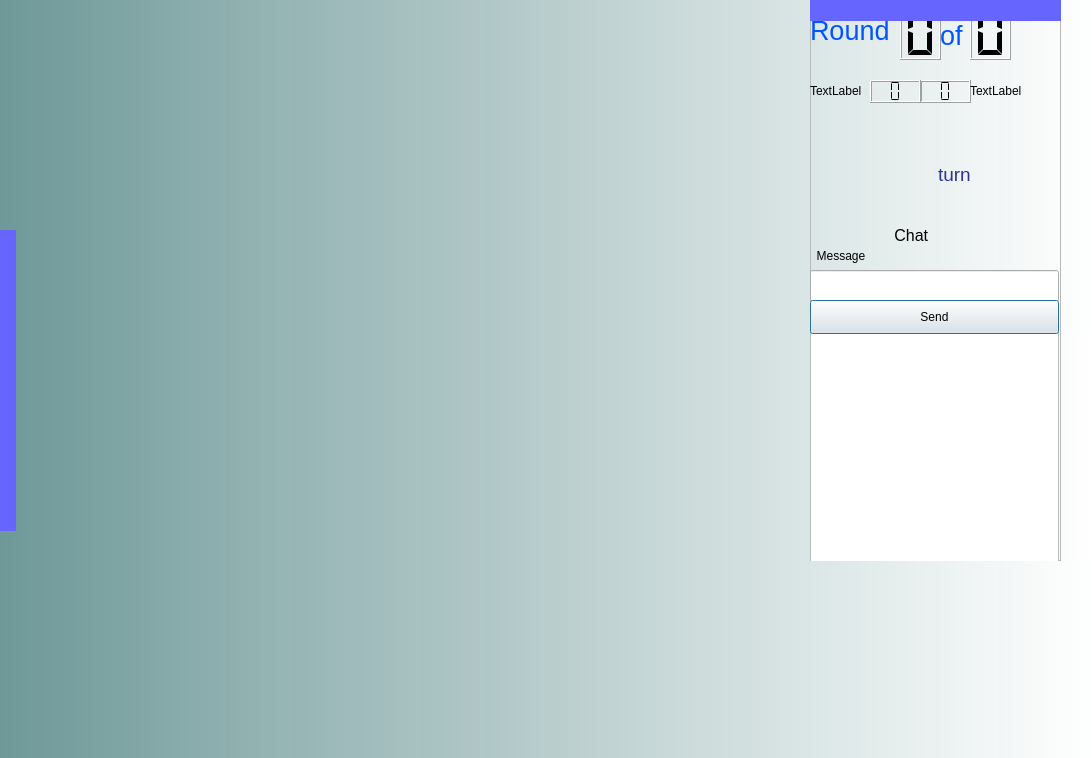
<?xml version="1.0" encoding="UTF-8"?>
<ui version="4.0">
 <class>Dialog</class>
 <widget class="QDialog" name="Dialog">
  <property name="geometry">
   <rect>
    <x>0</x>
    <y>0</y>
    <width>1092</width>
    <height>758</height>
   </rect>
  </property>
  <property name="windowTitle">
   <string>Dialog</string>
  </property>
  <property name="styleSheet">
   <string notr="true">#Dialog{
background-color:qlineargradient(spread:pad, x1:0, y1:0, x2:1, y2:0, stop:0 rgba(110, 152, 152, 238), stop:1 rgba(255, 255, 255, 255));
border-image:rgb(210, 213, 255);
border : none;
background-repeat: rgb(210, 213, 255);
}</string>
  </property>
  <widget class="QWidget" name="gridLayoutWidget">
   <property name="geometry">
    <rect>
     <x>20</x>
     <y>0</y>
     <width>791</width>
     <height>561</height>
    </rect>
   </property>
   <layout class="QGridLayout" name="grid"/>
  </widget>
  <widget class="QFrame" name="frame">
   <property name="geometry">
    <rect>
     <x>810</x>
     <y>0</y>
     <width>251</width>
     <height>561</height>
    </rect>
   </property>
   <property name="frameShape">
    <enum>QFrame::StyledPanel</enum>
   </property>
   <property name="frameShadow">
    <enum>QFrame::Raised</enum>
   </property>
   <widget class="QTextEdit" name="output">
    <property name="geometry">
     <rect>
      <x>0</x>
      <y>332</y>
      <width>249</width>
      <height>231</height>
     </rect>
    </property>
   </widget>
   <widget class="QLabel" name="label">
    <property name="geometry">
     <rect>
      <x>0</x>
      <y>240</y>
      <width>249</width>
      <height>31</height>
     </rect>
    </property>
    <property name="styleSheet">
     <string notr="true">#Widget {
background-color:qlineargradient(spread:pad, x1:0, y1:0, x2:1, y2:0, stop:0 rgba(110, 152, 152, 238), stop:1 rgba(255, 255, 255, 255));
border-image:rgb(246, 213, 250);
border : none;
background-repeat: rgb(210, 213, 255);
}</string>
    </property>
    <property name="text">
     <string>  Message</string>
    </property>
   </widget>
   <widget class="QLineEdit" name="input">
    <property name="geometry">
     <rect>
      <x>0</x>
      <y>270</y>
      <width>249</width>
      <height>32</height>
     </rect>
    </property>
   </widget>
   <widget class="QLabel" name="Chat">
    <property name="geometry">
     <rect>
      <x>0</x>
      <y>220</y>
      <width>249</width>
      <height>31</height>
     </rect>
    </property>
    <property name="font">
     <font>
      <pointsize>12</pointsize>
     </font>
    </property>
    <property name="text">
     <string>                   Chat</string>
    </property>
   </widget>
   <widget class="QPushButton" name="pushButton">
    <property name="geometry">
     <rect>
      <x>0</x>
      <y>300</y>
      <width>249</width>
      <height>34</height>
     </rect>
    </property>
    <property name="mouseTracking">
     <bool>true</bool>
    </property>
    <property name="text">
     <string>Send</string>
    </property>
   </widget>
   <widget class="QLCDNumber" name="score2">
    <property name="geometry">
     <rect>
      <x>110</x>
      <y>80</y>
      <width>51</width>
      <height>23</height>
     </rect>
    </property>
    <property name="digitCount">
     <number>1</number>
    </property>
    <property name="segmentStyle">
     <enum>QLCDNumber::Flat</enum>
    </property>
   </widget>
   <widget class="QLCDNumber" name="score1">
    <property name="geometry">
     <rect>
      <x>60</x>
      <y>80</y>
      <width>51</width>
      <height>23</height>
     </rect>
    </property>
    <property name="smallDecimalPoint">
     <bool>false</bool>
    </property>
    <property name="digitCount">
     <number>1</number>
    </property>
    <property name="segmentStyle">
     <enum>QLCDNumber::Flat</enum>
    </property>
   </widget>
   <widget class="QLabel" name="Player1">
    <property name="geometry">
     <rect>
      <x>0</x>
      <y>80</y>
      <width>71</width>
      <height>21</height>
     </rect>
    </property>
    <property name="text">
     <string>TextLabel</string>
    </property>
   </widget>
   <widget class="QLabel" name="Player2">
    <property name="geometry">
     <rect>
      <x>160</x>
      <y>80</y>
      <width>51</width>
      <height>21</height>
     </rect>
    </property>
    <property name="text">
     <string>TextLabel</string>
    </property>
   </widget>
   <widget class="QLabel" name="label_5">
    <property name="geometry">
     <rect>
      <x>128</x>
      <y>159</y>
      <width>51</width>
      <height>31</height>
     </rect>
    </property>
    <property name="text">
     <string>&lt;html&gt;&lt;head/&gt;&lt;body&gt;&lt;p&gt;&lt;span style=&quot; font-size:14pt; color:#2d339c;&quot;&gt;turn&lt;/span&gt;&lt;/p&gt;&lt;/body&gt;&lt;/html&gt;</string>
    </property>
   </widget>
   <widget class="QLabel" name="yourTurnName">
    <property name="geometry">
     <rect>
      <x>48</x>
      <y>157</y>
      <width>71</width>
      <height>31</height>
     </rect>
    </property>
    <property name="text">
     <string/>
    </property>
   </widget>
   <widget class="QWidget" name="color1" native="true">
    <property name="geometry">
     <rect>
      <x>10</x>
      <y>110</y>
      <width>41</width>
      <height>41</height>
     </rect>
    </property>
   </widget>
   <widget class="QWidget" name="color2" native="true">
    <property name="geometry">
     <rect>
      <x>170</x>
      <y>110</y>
      <width>41</width>
      <height>41</height>
     </rect>
    </property>
   </widget>
   <widget class="QLabel" name="label_2">
    <property name="geometry">
     <rect>
      <x>0</x>
      <y>0</y>
      <width>81</width>
      <height>61</height>
     </rect>
    </property>
    <property name="text">
     <string>&lt;html&gt;&lt;head/&gt;&lt;body&gt;&lt;p&gt;&lt;span style=&quot; font-size:20pt; color:#0055ff;&quot;&gt;     Round&lt;/span&gt;&lt;/p&gt;&lt;/body&gt;&lt;/html&gt;</string>
    </property>
    <property name="textFormat">
     <enum>Qt::AutoText</enum>
    </property>
   </widget>
   <widget class="QLCDNumber" name="roundsn">
    <property name="geometry">
     <rect>
      <x>90</x>
      <y>0</y>
      <width>41</width>
      <height>60</height>
     </rect>
    </property>
    <property name="minimumSize">
     <size>
      <width>0</width>
      <height>60</height>
     </size>
    </property>
    <property name="smallDecimalPoint">
     <bool>false</bool>
    </property>
    <property name="digitCount">
     <number>1</number>
    </property>
    <property name="segmentStyle">
     <enum>QLCDNumber::Flat</enum>
    </property>
   </widget>
   <widget class="QLabel" name="label_3">
    <property name="geometry">
     <rect>
      <x>130</x>
      <y>10</y>
      <width>31</width>
      <height>51</height>
     </rect>
    </property>
    <property name="text">
     <string>&lt;html&gt;&lt;head/&gt;&lt;body&gt;&lt;p&gt;&lt;span style=&quot; font-size:20pt; color:#0055ff;&quot;&gt;of&lt;/span&gt;&lt;/p&gt;&lt;/body&gt;&lt;/html&gt;</string>
    </property>
   </widget>
   <widget class="QLCDNumber" name="roundsn_2">
    <property name="geometry">
     <rect>
      <x>160</x>
      <y>0</y>
      <width>41</width>
      <height>60</height>
     </rect>
    </property>
    <property name="minimumSize">
     <size>
      <width>0</width>
      <height>60</height>
     </size>
    </property>
    <property name="smallDecimalPoint">
     <bool>false</bool>
    </property>
    <property name="digitCount">
     <number>1</number>
    </property>
    <property name="segmentStyle">
     <enum>QLCDNumber::Flat</enum>
    </property>
   </widget>
   <widget class="QFrame" name="frame_2">
    <property name="geometry">
     <rect>
      <x>0</x>
      <y>0</y>
      <width>251</width>
      <height>21</height>
     </rect>
    </property>
    <property name="styleSheet">
     <string notr="true">#frame_2{
background-color:rgb(102, 102, 255);
border-image:rgb(102, 102, 255);
border : none;
background-repeat:rgb(102, 102, 255);
}</string>
    </property>
    <property name="frameShape">
     <enum>QFrame::StyledPanel</enum>
    </property>
    <property name="frameShadow">
     <enum>QFrame::Raised</enum>
    </property>
    <widget class="QPushButton" name="continue_2">
     <property name="geometry">
      <rect>
       <x>70</x>
       <y>40</y>
       <width>121</width>
       <height>41</height>
      </rect>
     </property>
     <property name="text">
      <string>continue</string>
     </property>
    </widget>
    <widget class="QPushButton" name="Exit">
     <property name="geometry">
      <rect>
       <x>70</x>
       <y>150</y>
       <width>121</width>
       <height>41</height>
      </rect>
     </property>
     <property name="text">
      <string>Exit</string>
     </property>
    </widget>
   </widget>
  </widget>
  <widget class="QFrame" name="frame_3">
   <property name="geometry">
    <rect>
     <x>0</x>
     <y>230</y>
     <width>16</width>
     <height>301</height>
    </rect>
   </property>
   <property name="styleSheet">
    <string notr="true">#frame_3{
background-color:rgb(102, 102, 255);
border-image:rgb(102, 102, 255);
border : none;
background-repeat:rgb(102, 102, 255);
}</string>
   </property>
   <property name="frameShape">
    <enum>QFrame::StyledPanel</enum>
   </property>
   <property name="frameShadow">
    <enum>QFrame::Raised</enum>
   </property>
   <widget class="QLabel" name="label_4">
    <property name="geometry">
     <rect>
      <x>180</x>
      <y>60</y>
      <width>221</width>
      <height>181</height>
     </rect>
    </property>
    <property name="text">
     <string>&lt;html&gt;&lt;head/&gt;&lt;body&gt;&lt;p&gt;&lt;span style=&quot; font-size:36pt;&quot;&gt;You lose!&lt;/span&gt;&lt;/p&gt;&lt;/body&gt;&lt;/html&gt;</string>
    </property>
   </widget>
   <widget class="QFrame" name="frame_4">
    <property name="geometry">
     <rect>
      <x>0</x>
      <y>0</y>
      <width>16</width>
      <height>301</height>
     </rect>
    </property>
    <property name="styleSheet">
     <string notr="true">#frame_4{
background-color:rgb(102, 102, 255);
border-image:rgb(102, 102, 255);
border : none;
background-repeat:rgb(102, 102, 255);
}</string>
    </property>
    <property name="frameShape">
     <enum>QFrame::StyledPanel</enum>
    </property>
    <property name="frameShadow">
     <enum>QFrame::Raised</enum>
    </property>
    <widget class="QLabel" name="label_6">
     <property name="geometry">
      <rect>
       <x>180</x>
       <y>60</y>
       <width>221</width>
       <height>181</height>
      </rect>
     </property>
     <property name="text">
      <string>&lt;html&gt;&lt;head/&gt;&lt;body&gt;&lt;p&gt;&lt;span style=&quot; font-size:36pt;&quot;&gt;You win!&lt;/span&gt;&lt;/p&gt;&lt;/body&gt;&lt;/html&gt;</string>
     </property>
    </widget>
   </widget>
  </widget>
 </widget>
 <resources/>
 <connections/>
</ui>
